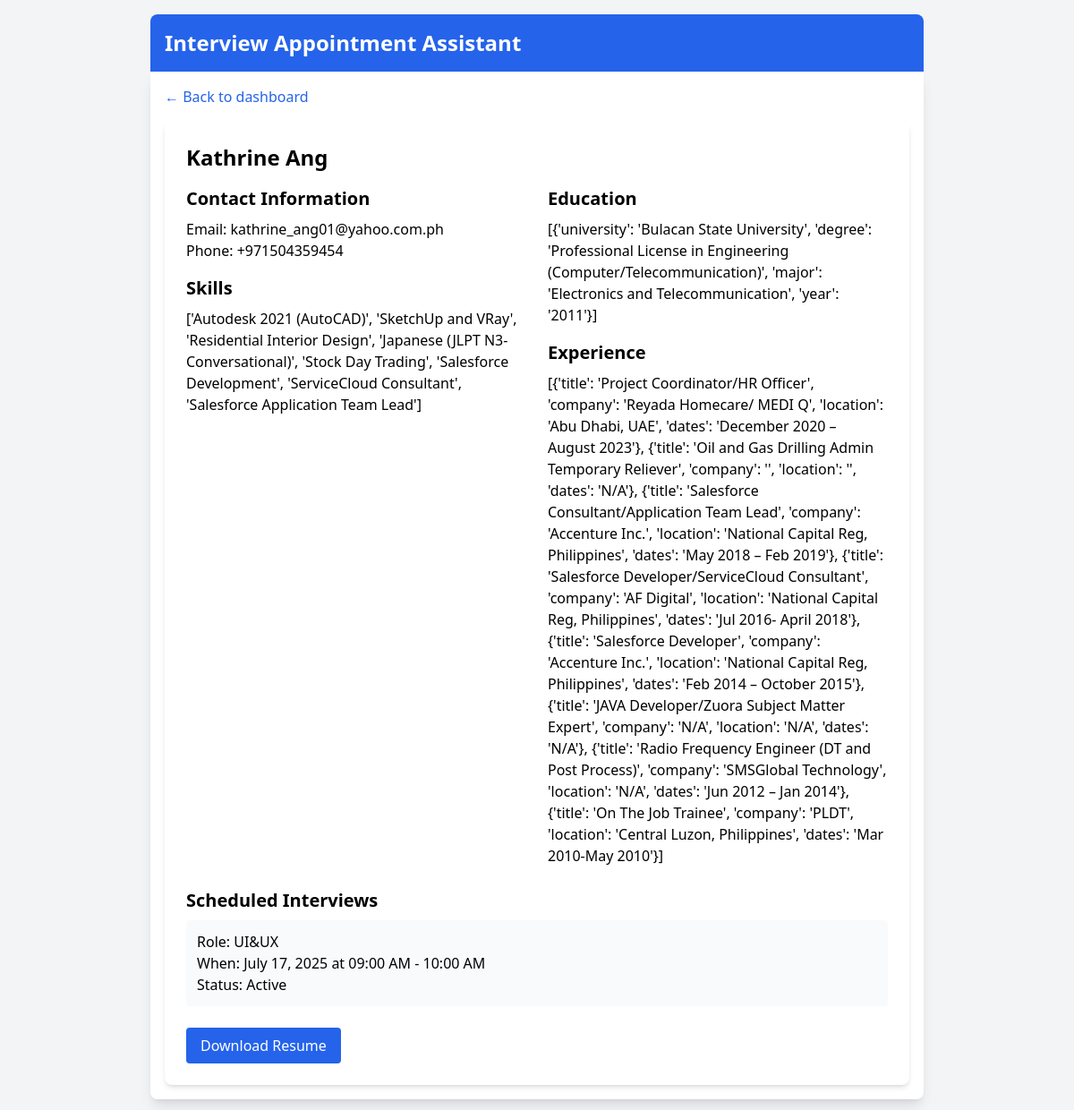
The app's page /recruiter/candidate/2/ (signed in) with its own data.
### appointments/models.py (models this page shows, shortened)
class Candidate(models.Model):
    name = models.CharField(max_length=100)
    email = models.EmailField(unique=True)
    phone = models.CharField(max_length=20)
    skills = models.TextField()
    education = models.TextField()
    experience = models.TextField()
    resume = models.FileField(
        upload_to='resumes/',
        validators=[FileExtensionValidator(['pdf'])]
    )
    created_at = models.DateTimeField(auto_now_add=True)

class Appointment(models.Model):
    TIME_SLOTS = [
        ('09:00-10:00', '09:00 AM - 10:00 AM'),
        ('10:00-11:00', '10:00 AM - 11:00 AM'),
        ('11:00-12:00', '11:00 AM - 12:00 PM'),
        ('13:00-14:00', '01:00 PM - 02:00 PM'),
        ('14:00-15:00', '02:00 PM - 03:00 PM'),
        ('15:00-16:00', '03:00 PM - 04:00 PM'),
    ]
    candidate = models.ForeignKey(Candidate, on_delete=models.CASCADE)
    job_role = models.CharField(max_length=100)
    date = models.DateField()
    time_slot = models.CharField(max_length=20, choices=TIME_SLOTS)
    is_active = models.BooleanField(default=True)
    created_at = models.DateTimeField(auto_now_add=True)
    class Meta:
        unique_together = ('date', 'time_slot')

### appointments/recruiter_views.py (the view)
# urls.py: path('recruiter/candidate/<int:candidate_id>/', recruiter_views.candidate_detail, name='candidate_detail'),
@login_required
def candidate_detail(request, candidate_id):
    if not request.user.is_staff:
        return HttpResponseForbidden()
    candidate = Candidate.objects.get(id=candidate_id)
    appointments = Appointment.objects.filter(candidate=candidate)
    return render(request, 'appointments/candidate_detail.html', {
        'candidate': candidate,
        'appointments': appointments
    })

### appointments/templates/appointments/candidate_detail.html
{% extends "appointments/base.html" %}
{% block content %}
<div class="p-4 max-w-4xl mx-auto">
    <a href="{% url 'recruiter_dashboard' %}" class="text-blue-600 hover:underline mb-4 inline-block">
        &larr; Back to dashboard
    </a>
    <div class="bg-white p-6 rounded-lg shadow-md">
        <h1 class="text-2xl font-bold mb-4">{{ candidate.name }}</h1>
        <div class="grid grid-cols-1 md:grid-cols-2 gap-6">
            <div>
                <h2 class="text-xl font-semibold mb-2">Contact Information</h2>
                <p><span class="font-medium">Email:</span> {{ candidate.email }}</p>
                <p><span class="font-medium">Phone:</span> {{ candidate.phone }}</p>
                <h2 class="text-xl font-semibold mt-4 mb-2">Skills</h2>
                <p>{{ candidate.skills }}</p>
            </div>
            <div>
                <h2 class="text-xl font-semibold mb-2">Education</h2>
                <p>{{ candidate.education }}</p>
                <h2 class="text-xl font-semibold mt-4 mb-2">Experience</h2>
                <p>{{ candidate.experience }}</p>
            </div>
        </div>
        <div class="mt-6">
            <h2 class="text-xl font-semibold mb-2">Scheduled Interviews</h2>
            {% for appointment in appointments %}
            <div class="mb-2 p-3 bg-gray-50 rounded">
                <p><span class="font-medium">Role:</span> {{ appointment.job_role }}</p>
                <p><span class="font-medium">When:</span> {{ appointment.date }} at {{ appointment.get_time_slot_display }}</p>
                <p><span class="font-medium">Status:</span> {% if appointment.is_active %}Active{% else %}Cancelled{% endif %}</p>
            </div>
            {% empty %}
            <p>No interviews scheduled</p>
            {% endfor %}
        </div>
        <div class="mt-6">
            <a href="{{ candidate.resume.url }}"
               class="inline-block bg-blue-600 text-white px-4 py-2 rounded hover:bg-blue-700"
               download>
                Download Resume
            </a>
        </div>
    </div>
</div>
{% endblock %}

### appointments/templates/appointments/base.html (shortened to what this page needs)
<!DOCTYPE html>
<html lang="en">
<head>
    <script src="https://cdn.tailwindcss.com"></script>
</head>
<body class="bg-gray-100">
    <div class="container mx-auto p-4 max-w-4xl">
        <header class="bg-blue-600 text-white p-4 rounded-t-lg">
            <h1 class="text-2xl font-bold">Interview Appointment Assistant</h1>
        </header>
        <main class="bg-white shadow-lg rounded-b-lg">
            {% block content %}
            {% endblock %}
        </main>
    </div>
</body>
</html>

### records on screen
Candidate: name "Kathrine Ang", email "kathrine_ang01@yahoo.com.ph", phone "+971504359454", skills "['Autodesk 2021 (AutoCAD)', 'SketchUp and VRay', 'Residential Interior Design', 'Japanese (JLPT N3-Conversational)', 'Stock Day Trading', 'Salesforce Development', 'ServiceCloud Consultant', 'Salesforce Application Team Lead']", education "[{'university': 'Bulacan State University', 'degree': 'Professional License in Engineering (Computer/Telecommunication)', 'major': 'Electronics and Telecommunication', 'year': '2011'}]", experience "[{'title': 'Project Coordinator/HR Officer', 'company': 'Reyada Homecare/ MEDI Q', 'location': 'Abu Dhabi, UAE', 'dates': 'December 2020 – August 2023'}, {'title': 'Oil and Gas Drilling Admin Temporary Reliever', 'company': '', 'location': '', 'dates': 'N/A'}, {'title': 'Salesforce Consultant/Application Team Lead', 'company': 'Accenture Inc.', 'location': 'National Capital Reg, Philippines', 'dates': 'May 2018 – Feb 2019'}, {'title': 'Salesforce Developer/ServiceCloud Consultant', 'company': 'AF Digital', 'location': 'National Capital Reg, Philippines', 'dates': 'Jul 2016- April 2018'}, {'title': 'Salesforce Developer', 'company': 'Accenture Inc.', 'location': 'National Capital Reg,…"
Appointment: job_role "UI&UX", date "July 17, 2025", time_slot "09:00 AM - 10:00 AM", is_active "Active"
